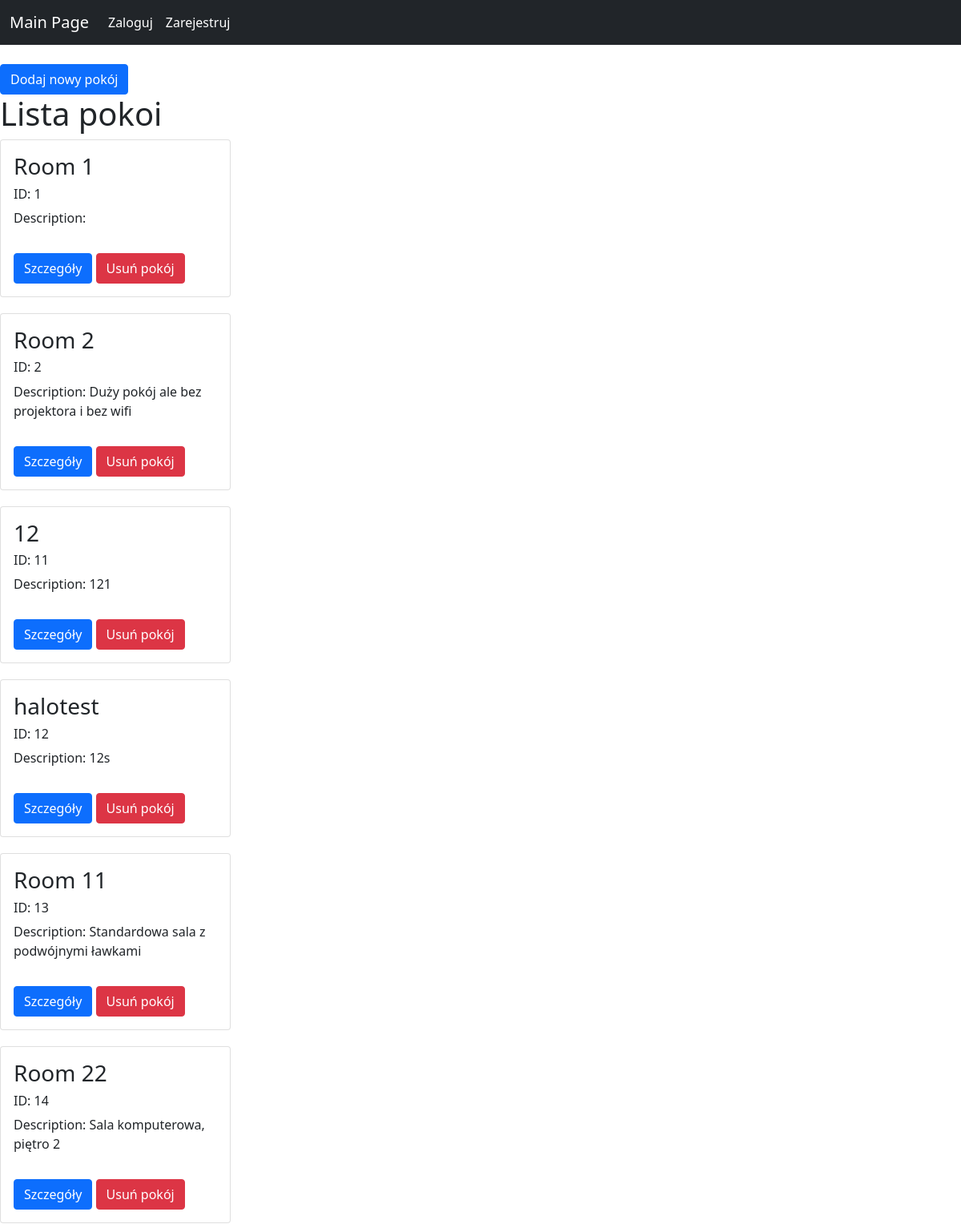
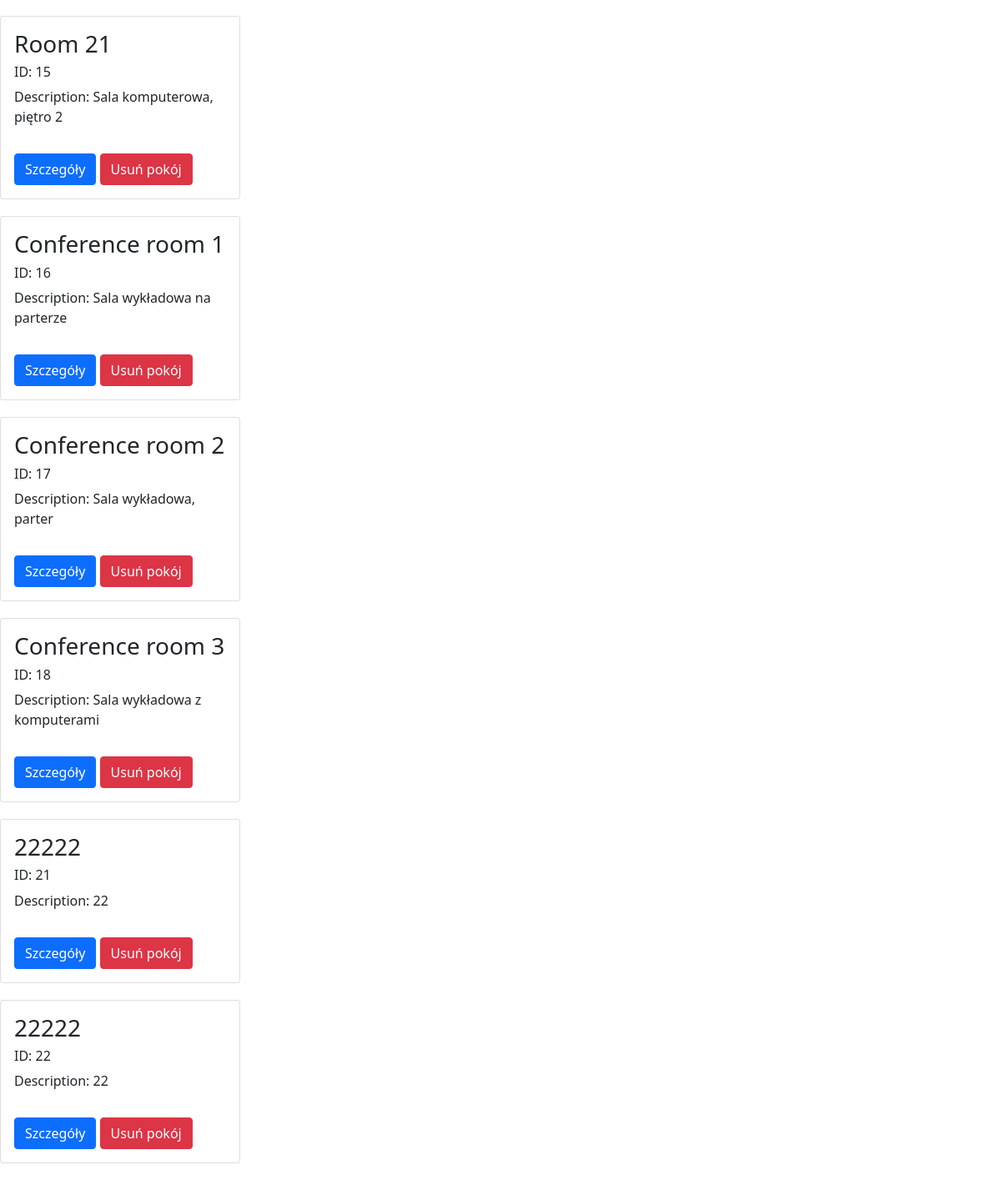
/reservationSystem/adminPanel/rooms/, run on an earlier commit of the app's database (2 pictures, top to bottom).
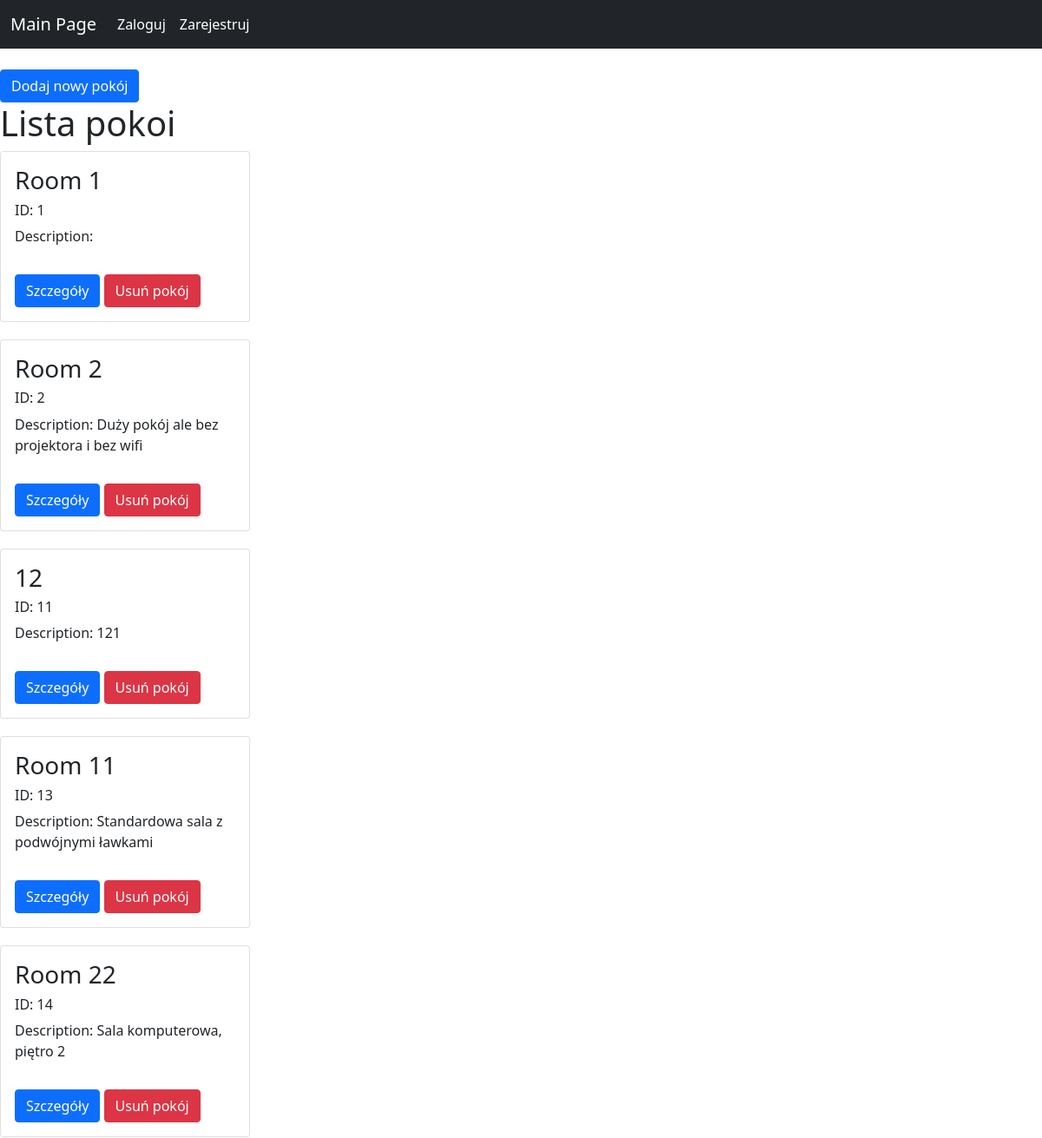
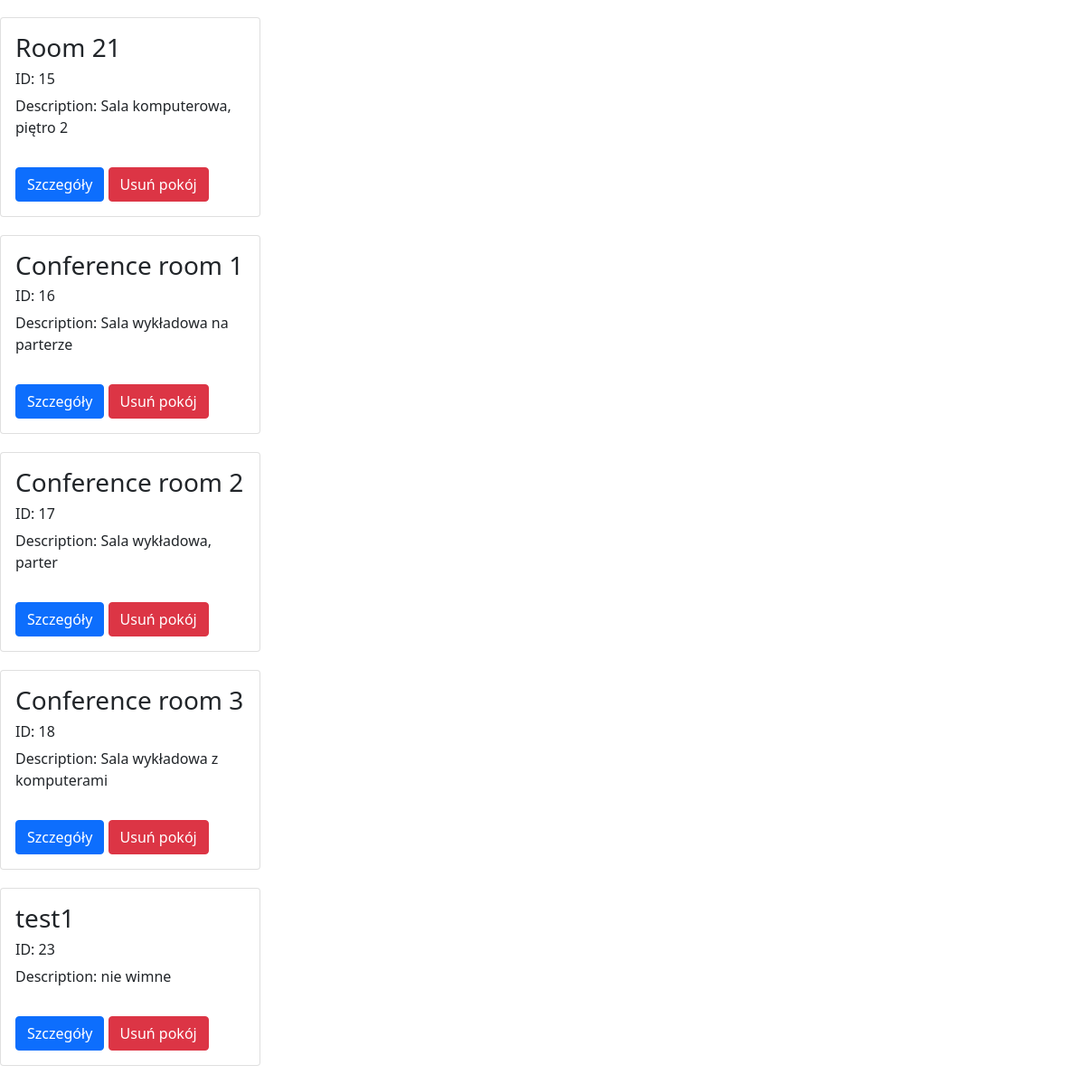
And on a later commit of the database (2 pictures, top to bottom).
### reservationSystem/models.py (models this page shows, shortened)
class Room(models.Model):
    name = models.CharField('Room name' ,max_length=255)
    description = models.TextField(blank=True)

### reservationSystem/views.py (the view)
# urls.py: path('adminPanel/rooms/', views.rooms, name='rooms'),
def rooms(request):
    rooms = Room.objects.all()
    context = {
        'room_list': rooms,
    }
    return render(request, 'rooms.html', context)

### reservationSystem/templates/rooms.html
{% extends 'base.html' %}
{% block content %}
    <a href="{% url 'addRoom' %}" class="btn btn-primary">Dodaj nowy pokój</a>
    <h1>Lista pokoi</h1>
    {% for room in room_list %}
    <div class="card" style="width: 18rem;">
        <div class="card-body">
        <h3 class="card-title">{{room.name}}</h4>
        <h6 class="card-title">ID: {{room.id}}</h6>
        <p class="card-text">Description: {{room.description}}</p>
        </div>
        <div class="card-body">
        <a href="{% url 'roomDetails' room.id %}" class="btn btn-primary">Szczegóły</a>
        <a href="{% url 'deleteRoom' room.id %}" class="btn btn-danger">Usuń pokój</a>
        </div>
    </div>
    {% endfor %}
{% endblock %}

### reservationSystem/templates/base.html (shortened to what this page needs)
<!doctype html>
<html lang="en">
  <head>
    <link href="https://cdn.jsdelivr.net/npm/bootstrap@5.0.2/dist/css/bootstrap.min.css" rel="stylesheet">
    {% load static %}
    <link rel="stylesheet" href="{% static 'css/style.css' %}">
  </head>
  <body>
    {% include 'navbar.html' %}
    <br>
    {% block content %}
    {% endblock %}
  </body>
</html>

### reservationSystem/templates/navbar.html (shortened to what this page needs)
<nav class="navbar navbar-expand-lg navbar-dark bg-dark">
    <div class="container-fluid">
      <a class="navbar-brand" href="{% url 'home' %}">Main Page</a>
      <div class="collapse navbar-collapse" id="navbarSupportedContent">
        <ul class="navbar-nav me-auto mb-2 mb-lg-0">
          {% if user.is_authenticated %}
            <li class="nav-item">
              <a class="nav-link active" aria-current="page">{{user.username}}</a>
            </li>
            <li class="nav-item">
              <a class="nav-link active" aria-current="page" href="{% url 'logout' %}">Wyloguj</a>
            </li>
          {% else %}
            <li class="nav-item">
              <a class="nav-link active" aria-current="page" href="{% url 'login' %}">Zaloguj</a>
            </li>
            <li class="nav-item">
              <a class="nav-link active" aria-current="page" href="{% url 'register' %}">Zarejestruj</a>
            </li>
          {% endif %}
        </ul>
      </div>
    </div>
  </nav>

### reservationSystem/static/css/style.css (style rules this page uses)
.card { margin-bottom: 20px; }

What changed in the data, as far as the page shows it:
removed Room: name "halotest", id "12", description "12s"
removed Room: name "22222", id "21", description "22"
removed Room: name "22222", id "22", description "22"
added Room: name "test1", id "23", description "nie wimne"
